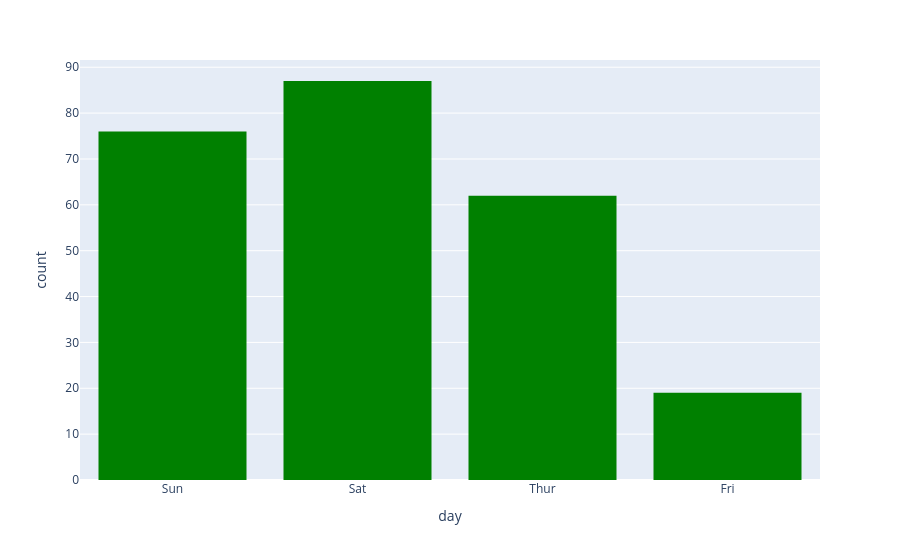

Notebook code for this chart:
### Markdown cell above
### Customizing Histogram Color
You can change the color of the histogram bars using the `color_discrete_sequence` parameter.

### Code cell
# Change the color of the histogram bars to green
px.histogram(tips, x='day', color_discrete_sequence=['green'])

### Figure 1 — Plotly figure (JSON) as saved in the notebook; plotly's stock layout.template omitted (floating-point values rounded to 4 significant figures; data arrays with more than 128 entries replaced by an {"elided": "..."} marker saying what was removed)
{"data": [{"alignmentgroup": "True", "bingroup": "x", "hovertemplate": "day=%{x}<br>count=%{y}<extra></extra>", "legendgroup": "", "marker": {"color": "green", "pattern": {"shape": ""}}, "name": "", "offsetgroup": "", "orientation": "v", "showlegend": false, "type": "histogram", "x": {"elided": "244 str values"}, "xaxis": "x", "yaxis": "y"}], "layout": {"barmode": "relative", "legend": {"tracegroupgap": 0}, "margin": {"t": 60}, "xaxis": {"anchor": "y", "domain": [0, 1], "title": {"text": "day"}}, "yaxis": {"anchor": "x", "domain": [0, 1], "title": {"text": "count"}}}}
